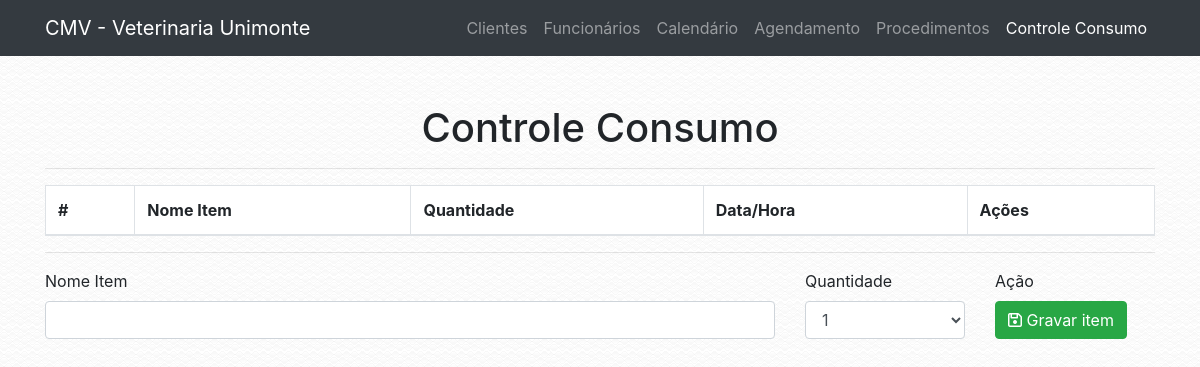
/controle_consumo.php, run on an earlier commit of the app's database.
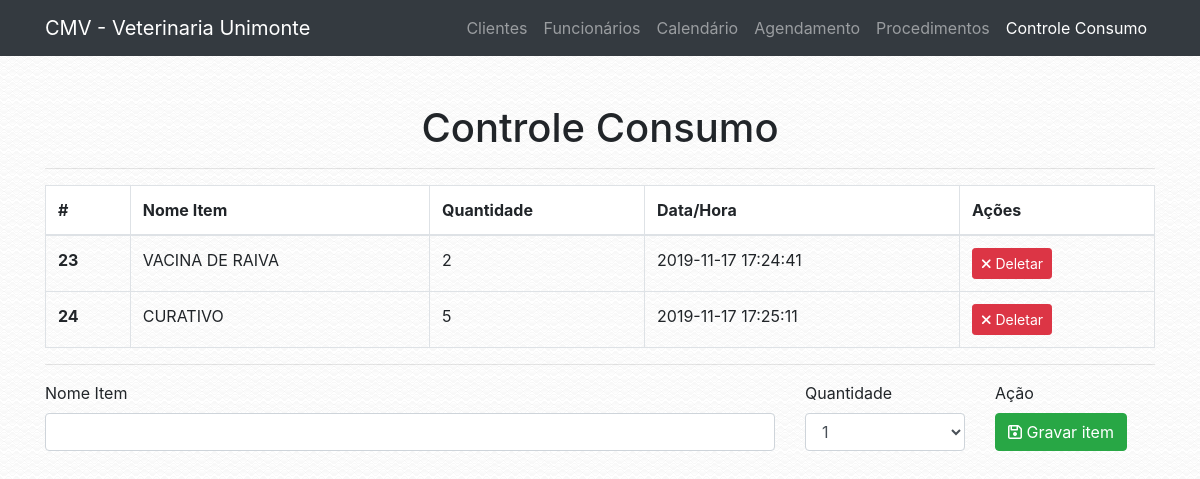
And on a later commit of the database.
### tables this page shows
CREATE TABLE `tab_controle_consumo` (
  `COD_ITEM` int(13) NOT NULL,
  `NOME_ITEM` varchar(100) NOT NULL,
  `QUANTIDADE` int(13) NOT NULL,
  `timestamp` timestamp NOT NULL DEFAULT CURRENT_TIMESTAMP ON UPDATE CURRENT_TIMESTAMP
);

### conf/database.php (called while the page is built)
<?php
$conf = array(
        "server" => "localhost",
        "db_name" => "bd_veterinaria",
        "db_user" => "root",
        "db_password" => "root"
);
?>

### classes/dbconnect.php (called while the page is built, shortened)
<?php
class DbConnect {
    public function __construct() {
        $this->tbl_controque_consumo = "tab_controle_consumo";
        if (file_exists('./conf/database.php')) {
            require './conf/database.php';
        } else {
            require '../conf/database.php';
        }
        $host = $conf['server'];
        $db_name = $conf['db_name'];
        $username = $conf['db_user'];
        $password = $conf['db_password'];
        try {
            $this->conn = new \PDO('mysql:host='.$host.';dbname='.$db_name.';charset=utf8', $username, $password);
        } catch (\PDOException $e) {
            die($e->getMessage());
        }
    }
}

### classes/controleconsumo.php (called while the page is built, shortened)
<?php
class ControleConsumo extends DbConnect{
    public static function obter_consumo(): array {
        $db = new DbConnect;
        $tbl_controque_consumo = $db->tbl_controque_consumo;
        try {
            $stmt = $db->conn->prepare("SELECT * FROM $tbl_controque_consumo ORDER BY COD_ITEM ASC");
            $stmt->execute();
            if ($stmt->rowCount() > 0) {
                $result = $stmt->fetchAll(\PDO::FETCH_ASSOC);
                $result['status'] = true;
            } else {
                $result['status'] = false;
            }
        } catch (\PDOExcepton $e) {
            $result['status'] = false;
            $result['message'] = "Error: " . $e->getMessage();
        }
        return $result;
    }
}

### controle_consumo.php (the view, shortened to what this page needs)
<!DOCTYPE html>
<html lang="en">
  <head>
    <?php
    require 'includes/global.php';
    ?>
  </head>
  <body>
    <?php
    require 'includes/header.php';
    ?>
    <div class="container">
      <div class="row">
        <div class="col-lg-12">
            <br>
            <br>
            <h1 class="text-center">Controle Consumo</h1>
            <hr>
			</div>
			<div class="col-lg-12 text-left">
      <table class="table table-bordered">
        <thead style="background-color: white;">
          <tr>
            <th scope="col">#</th>
            <th scope="col">Nome Item</th>
            <th scope="col">Quantidade</th>
            <th scope="col">Data/Hora</th>
            <th scope="col">Ações</th>
          </tr>
        </thead>
        <tbody>
          <?php
          $consumo = VeterinariaUnimonte\ControleConsumo::obter_consumo();
          foreach($consumo as $item) {
            if (!is_bool($item)) {
            echo '<th scope="row">'.$item['COD_ITEM'].'</th>
            <td>'.$item['NOME_ITEM'].'</td>
            <td>'.$item['QUANTIDADE'].'</td>
            <td>'.$item['timestamp'].'</td>
            <td><a class="btn btn-danger btn-sm" href="?action=remove&id='.$item['COD_ITEM'].'"><i class="fa fa-times" aria-hidden="true"></i> Deletar</a></td>
          </tr>';
            }
          }
          ?>
        </tbody>
      </table>
      <hr>
      <form method="POST" action="controle_consumo.php?&action=add_item">
      <div class="form-group">
              <div class="row">
                <div class="col-lg-8">
                  <label for="NOME_ITEM">Nome Item </label>
                  <input type="text" class="form-control" id="NOME_ITEM" name="NOME_ITEM">
                </div>
                <div class="col-lg-2">
                  <label for="QUANTIDADE">Quantidade </label>
                  <select class="form-control" id="QUANTIDADE" name="QUANTIDADE">
                    <option value="1" selected>1</option>
                </select>
                </div>
                <div class="col-lg-2">
                <label>Ação</label>
                <button type="submit" class="btn btn-large btn-success"><i class="fa fa-floppy-o" aria-hidden="true"></i> Gravar item</button>
                </div>
              </div>
              </form>
            <br>
            <br>
			</div>
			</div>
			</div>

What changed in the data, as far as the page shows it:
added tab_controle_consumo: COD_ITEM "23", NOME_ITEM "VACINA DE RAIVA", QUANTIDADE "2", timestamp "2019-11-17 17:24:41"
added tab_controle_consumo: COD_ITEM "24", NOME_ITEM "CURATIVO", QUANTIDADE "5", timestamp "2019-11-17 17:25:11"
